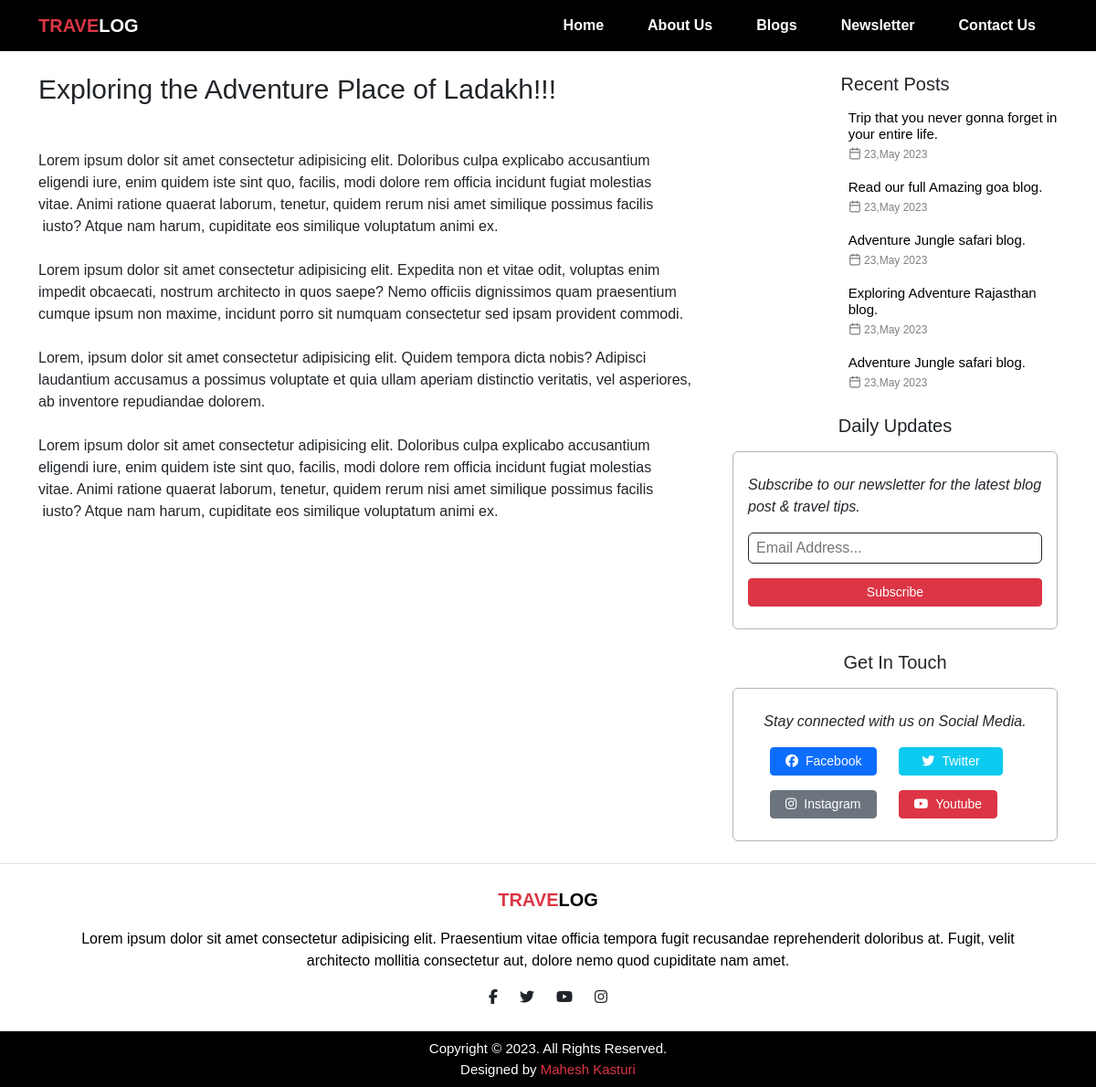
Page /trendingsdetails/1 on the committed database.
### Blogsection/models.py (models this page shows)
class trending(models.Model):
    blog_title = models.CharField(max_length=100)
    blog_img = models.FileField(upload_to="blog-img/",max_length=250,null=None)
    blog_title2 = models.CharField(max_length=100)
    blog_desc = HTMLField()

### BlogWebsite/views.py (the view)
# urls.py: path('trendingsdetails/<blogsid>',views.tdetails),
def  tdetails(request,blogsid):
      TrendingDetails = trending.objects.get(id=blogsid)
      data={
            'TrendingDetails':TrendingDetails
      }
      return render(request,"trendingsdetails.html",data)

### templates/trendingsdetails.html (shortened to what this page needs)
{% load static %}
<!DOCTYPE html>
<html lang="en">
<head>
    <link rel="stylesheet" href="{% static 'style.css' %}">
    <link href="https://cdn.jsdelivr.net/npm/bootstrap@5.3.2/dist/css/bootstrap.min.css" rel="stylesheet"
>
</head>
<body>
    {% include "header.html"%}
    <div class="container my-4">
        <div class="row">
            <div class="col-lg-8">
                <div class="row">
                    <div class="col-lg-12">
                        <h1 class="about-title1">{{TrendingDetails.blog_title2}}</h1>
                        <p>{{TrendingDetails.blog_desc | safe}}</p>
                    </div>
                </div>
            </div>
            <div class="col-lg-4 d-none d-lg-block">
                <div class="row">
                    <div class="col-lg-12 mb-4">
                        <h5 class="text-center mb-3">Recent Posts</h5>
                        <div class="row mb-3">
                            <div class="col-lg-4">
                            </div>
                            <div class="col-lg-8 ">
                                <a href="" class="text-decoration-none text-black">
                                    <h6 class="m-0 recent_post_head ">Trip that you never gonna forget in your entire
                                        life.
                                    </h6>
                                </a>
                                <span class=" about-img-name">
                                    23,May 2023
                                </span>
                            </div>
                        </div>
                        <div class="row mb-3">
                            <div class="col-lg-4">
                            </div>
                            <div class="col-lg-8 ">
                                <a href="" class="text-decoration-none text-black">
                                    <h6 class="m-0 recent_post_head">Read our full Amazing goa blog.</h6>
                                </a>
                                <span class=" about-img-name">
                                    23,May 2023
                                </span>
                            </div>
                        </div>
                        <div class="row mb-3">
                            <div class="col-lg-4">
                            </div>
                            <div class="col-lg-8 ">
                                <a href="" class="text-decoration-none text-black">
                                    <h6 class="m-0 recent_post_head">Adventure Jungle safari blog.</h6>
                                </a>
                                <span class=" about-img-name">
                                    23,May 2023
                                </span>
                            </div>
                        </div>
                        <div class="row mb-3">
                            <div class="col-lg-4">
                            </div>
                            <div class="col-lg-8 ">
                                <a href="" class="text-decoration-none text-black">
                                    <h6 class="m-0 recent_post_head">Exploring Adventure Rajasthan blog.</h6>
                                </a>
                                <span class=" about-img-name">
                                    23,May 2023
                                </span>
                            </div>
                        </div>
                        <div class="row">
                            <div class="col-lg-4">
                            </div>
                            <div class="col-lg-8 ">
                                <a href="" class="text-decoration-none text-black">
                                    <h6 class="m-0 recent_post_head">Adventure Jungle safari blog.</h6>
                                </a>
                                <span class=" about-img-name">
                                    23,May 2023
                                </span>
                            </div>
                        </div>
                    </div>
                    <div class="col-lg-12  mb-4">
                        <h5 class="text-center mb-3">Daily Updates</h5>
                        <div class="rounded border border-dark-subtle px-3 py-4">
                            <p class="fst-italic">Subscribe to our newsletter for the latest blog post & travel
                                tips.
                            </p>
                            <form action="" class="mb-3">
                                <input type="email" name="" placeholder="Email Address..." id=""
                                    class=" px-2 py-1 border border-dark rounded" style="width: 100%;">
                            </form>
                            <div class="d-grid ">
                                <button type="submit" class="btn btn-sm btn-danger text-capitalize">Subscribe</button>
                            </div>
                        </div>
                    </div>
                    <div class="col-lg-12 ">
                        <h5 class="text-center mb-3">Get In Touch</h5>
                        <div class="rounded border border-dark-subtle px-3 py-4">
                            <p class="fst-italic text-center">Stay connected with us on Social Media.</p>
                            <div class="d-flex mb-3 px-4 gap-4 ">
                                <a class="btn btn-sm text-capitalize px-3 btn-primary " href="https://facebook.com/"
                                    role="button"><i class="fab fa-facebook me-2 "></i>Facebook</a>
                                <a class="btn  btn-sm px-4 text-white text-capitalize btn-info "
                                    href="https://twitter.com/" role="button"><i
                                        class="fab fa-twitter me-2 "></i>Twitter</a>
                            </div>
                            <div class="d-flex gap-4 px-4 ">
                                <a class="btn btn-sm px-3 text-capitalize btn-secondary " href="https://instagram.com/"
                                    role="button"><i class="fab fa-instagram me-2  "></i>Instagram</a>
                                <a class="btn btn-sm px-3 text-capitalize btn-danger " href="https://youtube.com/"
                                    role="button"><i class="fab fa-youtube me-2 "></i>Youtube</a>
                            </div>
                        </div>
                    </div>
                </div>
            </div>
        </div>
    </div>
    {% include "footer.html" %}
</body>
</html>

### static/style.css (style rules this page uses)
* { margin: 0px; padding: 0px; box-sizing: border-box; font-family: sans-serif; }

### templates/trendingsdetails.html (style rules this page uses)
.about-title1 { font-size: 30px; }
.about-img-name { font-size: 12px; color: gray; }
.recent_post_head { font-size: 15px; }

### rows in the picture
trending: blog_title2 "Exploring the Adventure Place of Ladakh!!!", blog_desc "Lorem ipsum dolor sit amet consectetur adipisicing elit. Doloribus culpa explicabo accusantium eligendi iure, enim quidem iste sint quo, facilis, modi dolore rem officia incidunt fugiat molestias vitae. Animi ratione quaerat laborum, tenetur, quidem rerum nisi amet similique possimus facilis iusto? Atque nam harum, cupiditate eos similique voluptatum animi ex. Lorem ipsum dolor sit amet consectetur adipisicing elit. Expedita non et vitae odit, voluptas enim impedit obcaecati, nostrum architecto in quos saepe? Nemo officiis dignissimos quam praesentium cumque ipsum non maxime, incidunt porro sit numquam consectetur sed ipsam provident commodi. Lorem, ipsum dolor sit amet consectetur…"
